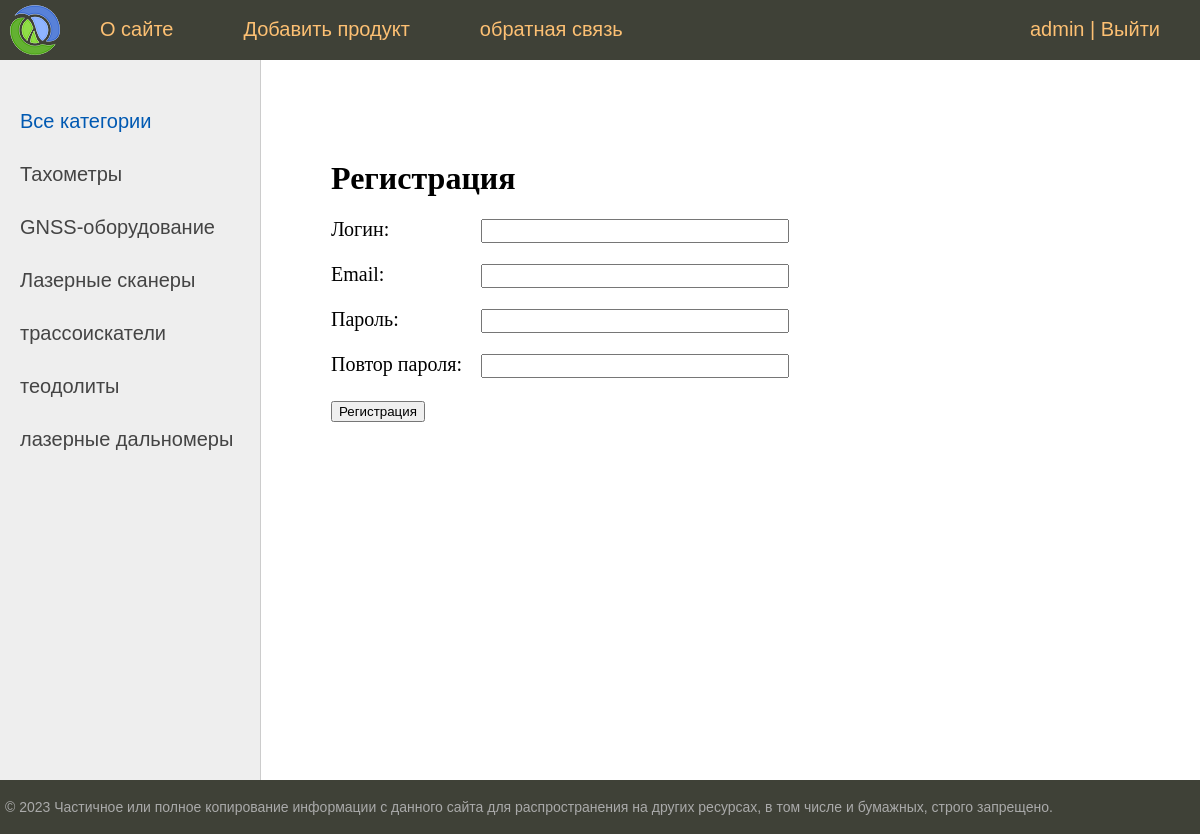
The page /register/ (signed in) on the database its author committed.
### equipment/models.py (models this page shows, shortened)
class Category(models.Model):
    name = models.CharField(max_length=100, db_index=True, verbose_name="Категория")
    slug = models.SlugField(max_length=255, db_index=True, unique=True, verbose_name="URL")
    def get_absolute_url(self):
        return reverse('category', kwargs={'cat_slug': self.slug})
    class Meta:
        verbose_name="Категории"
        verbose_name_plural = "Категории"
        ordering = ['id']

### equipment/views.py (the view, shortened to what this page needs)
# urls.py: path('register/', RegisterUser.as_view(), name='register'),
class RegisterUser(DataMixin, CreateView):
    form_class = RegisterUserForm
    template_name = 'equipment/register.html'
    success_url = reverse_lazy('login')
    def get_context_data(self, *, object_list=None, **kwargs):
        context = super().get_context_data(**kwargs)
        c_def = self.get_user_context(title="Регистрация")
        return dict(list(context.items()) + list(c_def.items()))

### equipment/forms.py
class RegisterUserForm(UserCreationForm):
    username = forms.CharField(label='Логин', widget=forms.TextInput(attrs={'class': 'form-input'}))
    email = forms.EmailField(label='Email', widget=forms.EmailInput(attrs={'class': 'form-input'}))
    password1 = forms.CharField(label='Пароль', widget=forms.PasswordInput(attrs={'class': 'form-input'}))
    password2 = forms.CharField(label='Повтор пароля', widget=forms.PasswordInput(attrs={'class': 'form-input'}))
    class Meta:
        model = User
        fields = ('username', 'email', 'password1', 'password2')

### equipment/utils.py (called while the page is built)
    def get_user_context(self, **kwargs):
        context = kwargs
        cats = Category.objects.all()
        context['menu'] = menu
        context['cats'] = cats
        if 'cat_selected' not in context:
            context['cat_selected'] = 0
        return context

### equipment/templates/equipment/register.html (shortened to what this page needs)
{% extends 'equipment/base.html' %}
{% block content %}
<h1>{{title}}</h1>
<form method="post">
{% for f in form %}
<p><label class="form-label" for="{{ f.id_for_label }}">{{f.label}}: </label>{{ f }}</p>
{% endfor %}
  <button type="submit">Регистрация</button>
</form>
{% endblock %}

### equipment/templates/equipment/base.html (shortened to what this page needs)
{% load static %}
{% load equipment_tags %}
<!DOCTYPE html>
<html>
<head>
	<link type="text/css" href="{% static 'equipment/css/style.css' %}" rel="stylesheet" />
</head>
<body>
<table class="table-page" border=0 cellpadding="0" cellspacing="0">
<tr><td valign=top>
{% block mainmenu %}
		<div class="header">
			<ul id="mainmenu" class="mainmenu">
			<li class="logo"><a href="{% url 'home' %}"><div class="logo"></div></a></li>
{% for m in menu %}
			<li><a href="{% url m.url_name %}">{{m.title}}</a></li>
{% endfor %}
				{% if request.user.is_authenticated %}
				<li class="last">{{user.username}} | <a href="{% url 'logout' %}">Выйти</a></li>
				{% else %}
				<li class="last"><a href="{% url 'register' %}">Регистрация</a> | <a href="{% url 'login' %}">Войти</a></li>
				{% endif %}
			</ul>
		</div>
{% endblock mainmenu %}
<table class="table-content" border=0 cellpadding="0" cellspacing="0">
<tr>
	<td valign="top" class="left-chapters">
	<ul id="leftchapters">
	{% if cat_selected == 0 %}
		<li class="selected">Все категории</li>
	{% else %}
			<li><a href="{% url 'home' %}">Все категории</a></li>
	{% endif %}
	{% for c in cats %}
		{% if c.pk == cat.selected %}
			<li class="selected">{{c.name}}</li>
		{% else %}
			<li><a href="{{ c.get_absolute_url }}">{{c.name}}</a></li>
		{% endif %}
	{% endfor %}
	</ul>
</td>
<td valign="top" class="content">
	<div class="content-text">
{% block content %}
{% endblock %}
</td></tr></table>
</td></tr>
<tr><td valign=top>
	<div id="footer">
		<p>&copy; 2023 Частичное или полное копирование информации с данного сайта для распространения на других ресурсах, в том числе и бумажных, строго запрещено.</p>
	</div>
</td></tr></table>
</body>
</html>

### equipment/static/equipment/css/style.css (style rules this page uses)
html, body { font-family: 'Arial'; margin: 0; padding: 0; height: 100%; width: 100%; color: #444; }
a { color: #0059b2; text-decoration: none; }
.table-page { width: 100%; height: 100%; vertical-align: top; }
.table-page tr { height: 100%; }
.header { background: #3F4137; height: 60px; }
.logo { background: url('../images/logo.png') no-repeat 10px 5px; width: 70px; height: 60px; }
ul.mainmenu { list-style: none; margin: 0; padding: 0; height: 60px; color: #fdc073; font-size: 20px; overflow: hidden; }
ul.mainmenu li { float: left; margin: 18px 40px 0 30px; }
ul.mainmenu li.logo { margin: 0; }
ul.mainmenu li.last { float: right; }
ul.mainmenu li a { color: #fdc073; text-decoration: none; }
.table-content { width: 100%; min-height: 100%; height: 100%; }
.left-chapters { margin: 0; background: #eee; border-right: 1px solid #ccc; min-height: 100%; }
.left-chapters ul { width: 230px; min-height: 100%; margin: 0; padding: 20px 10px 10px 20px; list-style: none; font-size: 20px; }
.left-chapters ul li { margin: 30px 0 0 0; color: #999; }
.left-chapters ul li.selected { color: #0059b2; }
.left-chapters ul li a { color: #444; text-decoration: none; }
.content { padding: 40px 20px 20px 40px; width: 100%; box-sizing: border-box; }
.content-text { margin: 60px 0 0 30px; color: #000; font-size: 20px; font-family: Yandex Sans Display Light; }
.content-text h1 { font-size: 32px; }
#footer { box-sizing: border-box; background: #3F4137; padding: 5px; color: #aaa; font-size: 14px; font-family: Verdana, Geneva, Arial, Helvetica; text-align: left; overflow: hidden; }
.form-input { width: 300px; font-size: 16px; }
.form-label { display: inline-block; min-width: 150px; vertical-align: top; }
.table-content { min-height: calc(100vh - 80px); }

### rows shown on the page
Category: name "Тахометры"
Category: name "GNSS-оборудование"
Category: name "Лазерные сканеры"
Category: name "трассоискатели"
Category: name "теодолиты"
Category: name "лазерные дальномеры"

### other values the page prints
{{ m.title }} "О сайте" "Добавить продукт" "обратная связь"
{{ user.username }} "admin"
{{ title }} "Регистрация"
{{ f.label }} "Логин" "Email" "Пароль" "Повтор пароля"
